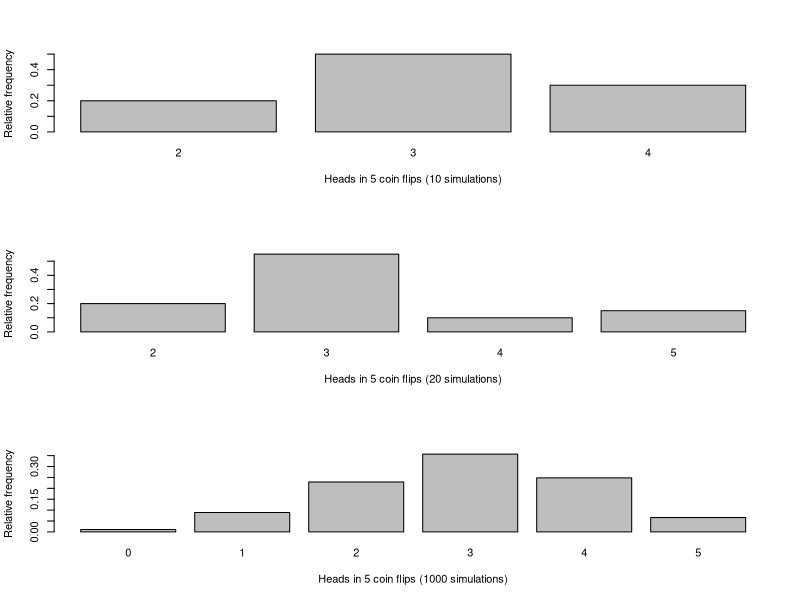

Reproduce this figure in R.
# Lecture code example modified by Christian Stigen

# Reset environment for interactive runs
rm(list=ls())

# As in problem 1 (b), but with 0.6 chance of heads.
simheads <- function(Nsim,k) {
  nheads <- vector(length=Nsim)
  for(i in 1:Nsim)
    nheads[i] <- sum(sample(0:1, size=k, replace=TRUE, prob=c(0.4, 0.6)))
  return(nheads)
}

par(mfrow=c(3,1))

for (Nsim in c(10, 20, 1000)) {
  k <- 5
  nheadsim <- simheads(Nsim=Nsim,k=k)
  relfreq <- table(nheadsim) / Nsim
  barplot(relfreq,
          ylab="Relative frequency",
          xlab=paste("Heads in ", k, " coin flips (", Nsim, " simulations)",
                     sep=""))
}
